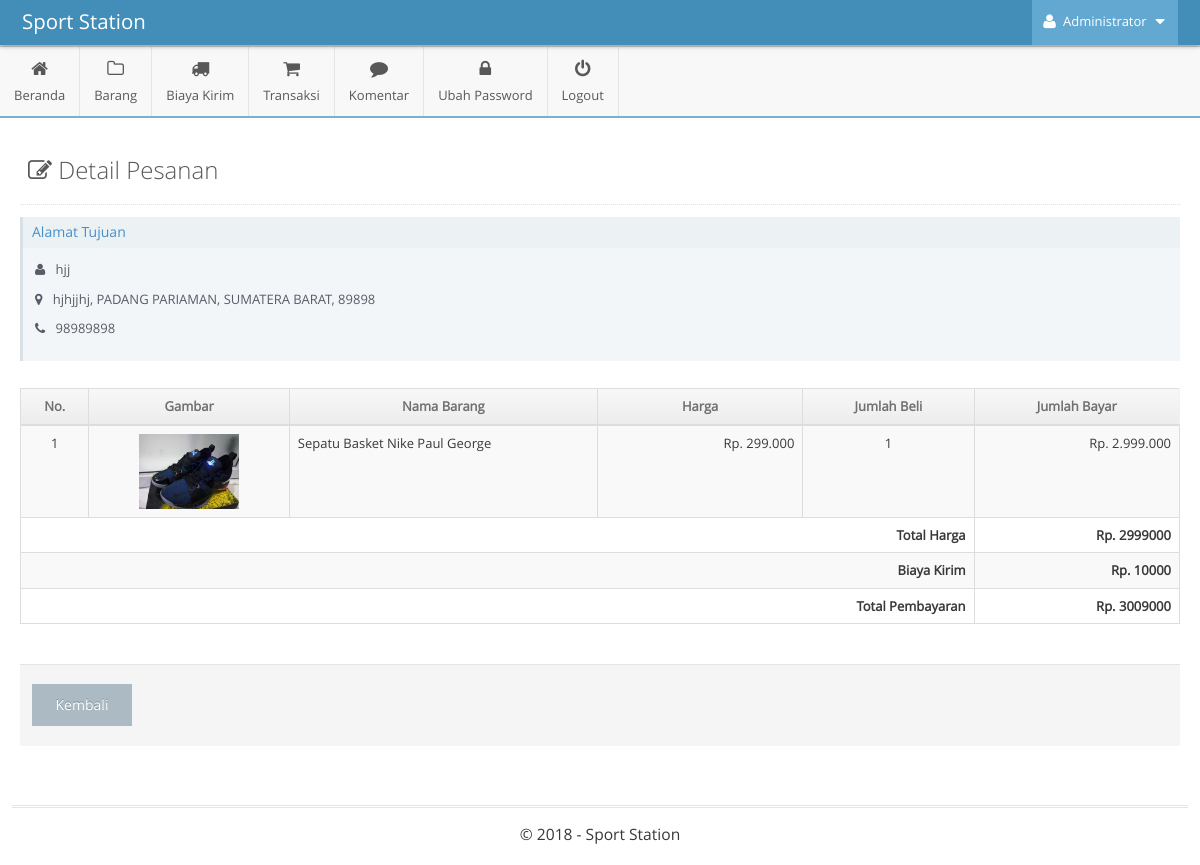
The page /admin/main.php?module=form_pesanan&form=detail&id=1&id_konsumen=50 (signed in) on the database its author committed.
### tables this page shows
CREATE TABLE IF NOT EXISTS `tbl_konsumen` (
  `id_konsumen` int(11) NOT NULL,
  `tanggal_daftar` timestamp NOT NULL DEFAULT CURRENT_TIMESTAMP,
  `nama_konsumen` varchar(30) NOT NULL,
  `alamat` varchar(100) NOT NULL,
  `kota` int(4) NOT NULL,
  `provinsi` int(2) NOT NULL,
  `kode_pos` varchar(5) NOT NULL,
  `telepon` varchar(12) NOT NULL,
  `email` varchar(30) NOT NULL,
  `password` varchar(50) NOT NULL
);

CREATE TABLE IF NOT EXISTS `tbl_kabkota` (
  `id_kabkota` int(4) NOT NULL,
  `nama_kabkota` varchar(50) NOT NULL,
  `id_provinsi` int(2) NOT NULL
);

CREATE TABLE IF NOT EXISTS `tbl_provinsi` (
  `id_provinsi` int(2) NOT NULL,
  `nama_provinsi` varchar(40) NOT NULL
);

CREATE TABLE IF NOT EXISTS `tbl_transaksi_detail` (
  `id_detail` int(11) NOT NULL,
  `id_transaksi` int(11) NOT NULL,
  `id_barang` int(11) NOT NULL,
  `jumlah_beli` int(11) NOT NULL,
  `jumlah_bayar` int(11) NOT NULL
);

CREATE TABLE IF NOT EXISTS `tbl_barang` (
  `id_barang` int(11) NOT NULL,
  `id_kategori` int(11) NOT NULL,
  `tanggal_masuk` date NOT NULL,
  `nama_barang` varchar(50) NOT NULL,
  `deskripsi` text NOT NULL,
  `harga` int(11) NOT NULL,
  `stok` int(11) NOT NULL,
  `terjual` int(11) NOT NULL,
  `gambar` varchar(50) NOT NULL
);

CREATE TABLE IF NOT EXISTS `tbl_biaya_kirim` (
  `id_biaya` int(11) NOT NULL,
  `provinsi` int(4) NOT NULL,
  `kabkota` int(2) NOT NULL,
  `biaya` int(11) NOT NULL
);

### config/fungsi_rupiah.php (called while the page is built, shortened)
<?php
function format_rupiah_nol($angka){
  $rupiah=number_format($angka,0,',','.');
  return $rupiah;
}
?>

### admin/modules/pesanan/form.php (the view, shortened to what this page needs)
<?php
if ($_GET['form']=='detail') {
	 $query = mysqli_query($mysqli, "SELECT * FROM tbl_konsumen as a INNER JOIN tbl_kabkota as b INNER JOIN tbl_provinsi as c
                                    ON a.kota=b.id_kabkota AND a.provinsi=c.id_provinsi
                                    WHERE id_konsumen='$_GET[id_konsumen]'")
                                    or die('Ada kesalahan pada query tampil data konsumen: '.mysqli_error($mysqli));
    $data = mysqli_fetch_assoc($query);
    $nama_konsumen = $data['nama_konsumen'];
    $alamat        = $data['alamat'];
    $id_kabkota    = $data['id_kabkota'];
    $nama_kabkota  = $data['nama_kabkota'];
    $id_provinsi   = $data['id_provinsi'];
    $nama_provinsi = $data['nama_provinsi'];
    $kode_pos      = $data['kode_pos'];
    $telepon       = $data['telepon'];
?>
	<div class="page-content">
		<div class="page-header">
			<h1 style="color:#585858">
				<i class="ace-icon fa fa-edit"></i>
				Detail Pesanan
			</h1>
		</div>
		<div class="row">
			<div class="col-xs-12">
				<div class="timeline-item clearfix">
					<div style="margin-left:0" class="widget-box transparent">
						<div class="widget-header widget-header-small">
							<h5 class="widget-title smaller">
								<span class="blue">Alamat Tujuan</span>
							</h5>
						</div>
						<div class="widget-body">
							<div class="widget-main">
								<p>
                                    <i style="margin-right:7px" class="fa fa-user"></i>
                                    <?php echo $nama_konsumen; ?>
                                </p>
                                <p>
                                    <i style="margin-right:7px" class="fa fa-map-marker"></i>
                                    <?php echo $alamat; ?>, <?php echo $nama_kabkota; ?>, <?php echo $nama_provinsi; ?>, <?php echo $kode_pos; ?>
                                </p>
                                <p>
                                    <i style="margin-right:7px" class="fa fa-phone"></i>
                                    <?php echo $telepon; ?>
                                </p>
							</div>
						</div>
					</div>
				</div>
				<br>
				<div class="row">
					<div class="col-xs-12">
						<div>
							<table id="simple-table" class="table table-striped table-bordered table-hover">
								<thead>
	                                <tr >
	                                    <th>No.</th>
	                                    <th>Gambar</th>
	                                    <th>Nama Barang</th>
	                                    <th>Harga</th>
	                                    <th>Jumlah Beli</th>
	                                    <th>Jumlah Bayar</th>
	                                </tr>
	                            </thead>
	                            <tbody>
	                            <?php
	                            $no = 1;
	                            $query = mysqli_query($mysqli, "SELECT * FROM tbl_transaksi_detail as a INNER JOIN tbl_barang as b INNER JOIN tbl_transaksi as c
	                                                            ON a.id_barang=b.id_barang AND a.id_transaksi=c.id_transaksi
	                                                            WHERE c.id_transaksi='$_GET[id]'")
	                                                            or die('Ada kesalahan pada query detail transaksi: '.mysqli_error($mysqli));
	                            while ($data = mysqli_fetch_assoc($query)) {
	                                $jumlah_beli  = $data['jumlah_beli'];
	                                $jumlah_bayar = $data['jumlah_bayar'];
	                            ?>
	                                <tr>
	                                    <td width='40' class='center'><?php echo $no; ?></td>
	                                    <td width='60' class="center"><img src="../images/barang/<?php echo $data['gambar']; ?>" width="100"></td>
	                                    <td width='180'><?php echo $data['nama_barang']; ?></td>
	                                    <td width='120' align="right">Rp. <?php echo format_rupiah_nol($data['harga']); ?></td>
	                                    <td width='100' class="center"><?php echo $jumlah_beli; ?></td>
	                                    <td width='120' align="right">Rp. <?php echo format_rupiah_nol($jumlah_bayar); ?></td>
	                                </tr>
	                            <?php
	                                $no++;
	                            }
	                            $query2 = mysqli_query($mysqli, "SELECT * FROM tbl_biaya_kirim
	                                                            WHERE provinsi='$id_provinsi' AND kabkota='$id_kabkota'")
	                                                            or die('Ada kesalahan pada query biaya kirim: '.mysqli_error($mysqli));
	                            $data2 = mysqli_fetch_assoc($query2);
	                            $biaya_kirim = $data2['biaya'];
	                            $total_pembayaran = $jumlah_bayar + $biaya_kirim;
	                            ?>
	                                <tr>
	                                    <td align="right" colspan="5"><strong>Total Harga</strong></td>
	                                    <td align="right"><strong>Rp. <?php echo $jumlah_bayar; ?></strong></td>
	                                </tr><tr>
	                                    <td align="right" colspan="5"><strong>Biaya Kirim</strong></td>
	                                    <td align="right"><strong>Rp. <?php echo $biaya_kirim; ?></strong></td>
	                                </tr>
	                                <tr>
	                                    <td align="right" colspan="5"><strong>Total Pembayaran</strong></td>
	                                    <td align="right"><strong>Rp. <?php echo $total_pembayaran; ?></strong></td>
	                                </tr>
	                            </tbody>
							</table>
						</div>
					</div>
				</div>
				<div class="clearfix form-actions">
					<div class="col-md-offset-0 col-md-12">
						<a style="width:100px" href="?module=pesanan" class="btn">Kembali</a>
					</div>
				</div>
			</div>
		</div>
	</div>
<?php
}
?>

### rows shown on the page
tbl_konsumen: nama_konsumen "hjj", alamat "hjhjjhj", tbl_kabkota.nama_kabkota "PADANG PARIAMAN", tbl_provinsi.nama_provinsi "SUMATERA BARAT", kode_pos "89898", telepon "98989898"
tbl_transaksi_detail: id_barang.gambar (picture), id_barang.nama_barang "Sepatu Basket Nike Paul George", id_barang.harga "299.000", jumlah_beli "1", jumlah_bayar "2.999.000", jumlah_bayar "2999000", jumlah_bayar.biaya "3009000"
tbl_biaya_kirim: biaya "10000"

### other values the page prints
$_SESSION['nama_admin'] "Administrator"
$judul_halaman "Beranda Biaya Kirim Komentar Ubah Password"
$judul_halaman "Barang Transaksi"
